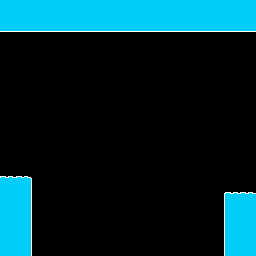

This is a level from a 2D game, rendered from its Tiled map with the project's own tilesets. A one-line summary and the complete map file follow:
An orthogonal 16x16 tile map with 16x16 px tiles, 1 tile layer (Map) and 12 objects (4x MovingPlatform, 4x MovingSpike, 2x PlayerSpawn, ep_level4_3, UpdownDoor).

<map version="1.10" tiledversion="1.11.2" orientation="orthogonal" renderorder="right-down" width="16" height="16" tilewidth="16" tileheight="16" infinite="0" nextlayerid="3" nextobjectid="29">
 <tileset firstgid="1" source="snow.tsx" />
 <layer id="1" name="Map" width="16" height="16">
  <data encoding="csv">
9,9,9,9,9,9,9,9,9,9,9,9,9,9,9,9,
14,14,14,14,14,14,14,14,14,14,14,14,14,14,14,14,
0,0,0,0,0,0,0,0,0,0,0,0,0,0,0,0,
0,0,0,0,0,0,0,0,0,0,0,0,0,0,0,0,
0,0,0,0,0,0,0,0,0,0,0,0,0,0,0,0,
0,0,0,0,0,0,0,0,0,0,0,0,0,0,0,0,
0,0,0,0,0,0,0,0,0,0,0,0,0,0,0,0,
0,0,0,0,0,0,0,0,0,0,0,0,0,0,0,0,
0,0,0,0,0,0,0,0,0,0,0,0,0,0,0,0,
0,0,0,0,0,0,0,0,0,0,0,0,0,0,0,0,
0,0,0,0,0,0,0,0,0,0,0,0,0,0,0,0,
4,5,0,0,0,0,0,0,0,0,0,0,0,0,0,0,
9,10,0,0,0,0,0,0,0,0,0,0,0,0,3,4,
9,10,0,0,0,0,0,0,0,0,0,0,0,0,8,9,
9,10,0,0,0,0,0,0,0,0,0,0,0,0,8,9,
9,10,0,0,0,0,0,0,0,0,0,0,0,0,8,9
</data>
 </layer>
 <objectgroup id="2" name="Object">
  <object id="8" name="ep_level4_3" x="256" y="0">
   <point />
  </object>
  <object id="11" name="PlayerSpawn" x="-240" y="144">
   <point />
  </object>
  <object id="13" name="PlayerSpawn" x="16" y="144">
   <point />
  </object>
  <object id="16" name="UpdownDoor" x="224" y="128">
   <point />
  </object>
  <object id="21" name="MovingPlatform" x="112" y="96">
   <point />
  </object>
  <object id="22" name="MovingSpike" x="112" y="64">
   <point />
  </object>
  <object id="23" name="MovingPlatform" x="64" y="192">
   <point />
  </object>
  <object id="24" name="MovingSpike" x="64" y="144">
   <point />
  </object>
  <object id="25" name="MovingPlatform" x="176" y="192">
   <point />
  </object>
  <object id="26" name="MovingPlatform" x="128" y="192">
   <point />
  </object>
  <object id="27" name="MovingSpike" x="112" y="144">
   <point />
  </object>
  <object id="28" name="MovingSpike" x="160" y="144">
   <point />
  </object>
 </objectgroup>
</map>
